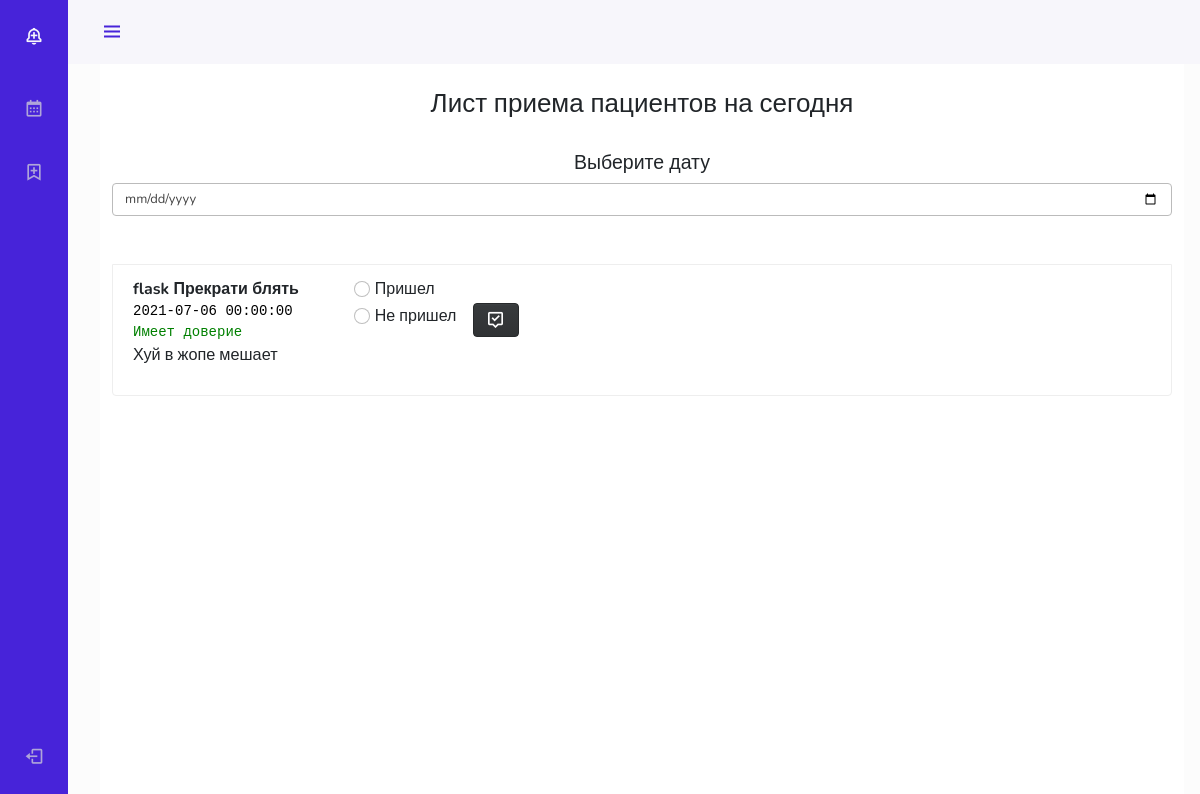
/reception (signed in), run on an earlier commit of the app's database.
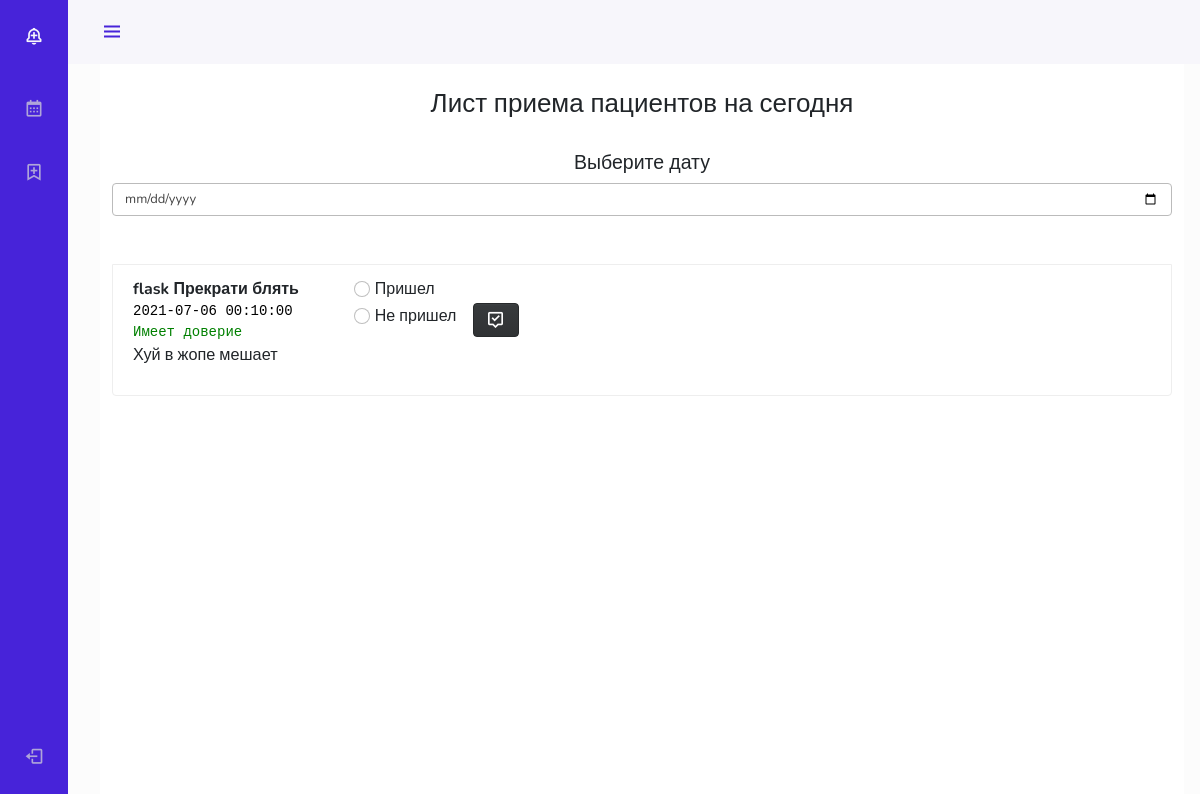
And on a later commit of the database.
### app/models.py (models this page shows)
class Record(db.Model):
    __tablename__ = 'records'
    id = db.Column(db.Integer, primary_key=True)
    doctor = db.Column(db.String(255))
    pacient = db.Column(db.String(255))
    date = db.Column(db.DateTime, index=True, default=time_format)
    time = db.Column(db.DateTime, index=True, default=date_format)
    trust = db.Column(db.Boolean, default=True)
    isActive = db.Column(db.Boolean, default=True)
    reason = db.Column(db.String(255))

### app/routes.py (the view, shortened to what this page needs)
@application.route("/reception", methods=['GET', 'POST'])
@login_required
def reception():
    reasons = Record.query.all()
    return render_template("main/doctor_reception.html", receptions=reasons)

### app/models.py (called while the page is built)
@login.user_loader
def load_user(id):
    return User.query.get(int(id))

### app/routes.py (called while the page is built)
@application.before_request
def before_request():
    pass

### app/html/main/doctor_reception.html (shortened to what this page needs)
{% extends 'base.html' %}
{% block content %}
{% include 'leftside.html' %}
    <div class="height-100 bg-light">
    <div class="container-sm">
        <div class="row">
            <form method="post" action="#">
                    {% if receptions %}
                        <br>
                        <h2 class="text-center">Лист приема пациентов на сегодня</h4>
                        <br>
                        <ol class="list-group list-group-numbered">
                            <div class="text-center">
                                <h4>Выберите дату</h4>
                                <input name="calendar" type="date" class="form-control" class="mydate" name="date" placeholder="Дата">
                            </div>
                            <br>
                            <br>
                                {% for i in receptions %}
                                    <li class="list-group-item d-flex justify-content-between align-items-start">
                                        <div class="row row-cols-2">
                                            <div class="col-4">
                                                <div>
                                                    <div class="fw-bold">{{ i.pacient }}</div>
                                                    <div><code style="color: black;">{{ i.time }}</code></div>
                                                    {% if i.trust == 1 %}
                                                        <div><code style="color: green;">Имеет доверие</code></div>
                                                    {% else %}
                                                        <div><code style="color: red;">Не имеет доверие</code></div>
                                                    {% endif %}
                                                </div>
                                            </div>
                                            <div class="col-4">
                                                <div>
                                                    <div class="form-check form-check-inline">
                                                        <input name="radioBTN" class="form-check-input" type="radio" id="inlineRadio1" value="option1">
                                                        <label class="form-check-label">Пришел</label>
                                                    </div>
                                                    <div class="form-check form-check-inline">
                                                        <input name="radioBTN" class="form-check-input" type="radio" id="inlineRadio2" value="option2">
                                                        <label class="form-check-label">Не пришел</label>
                                                    </div>
                                                    <button type="" name="btn-close" class="btn btn-dark"><i class='bx bx-message-alt-check nav_icon'></i></button>
                                                </div>
                                            </div>
                                            <div class="col-12">
                                                <p class="lead" align="justify">
                                                    {{ i.reason }}
                                                </p>
                                            </div>
                                        </div>
                                    </li>
                                {% endfor %}
                        </ol>
                    {% else %}
                    <h2 class="text-center">На сегодня нет записей!</h2>
                    {% endif %}
            </form>
        </div>
    </div>
{% endblock %}

### app/html/base.html (shortened to what this page needs)
<!DOCTYPE html>
<html lang="ru">
	<head>
        {% include 'links.html' %}
	</head>
	<body id="body-pd">
		{% block content %} {% endblock %}
	</body>
</html>

### app/html/links.html (shortened to what this page needs)
		<link href="{{ url_for('static', filename='css/sidebar.css') }}" rel="stylesheet">
		<link href='https://cdn.jsdelivr.net/npm/bootstrap@5.0.0-beta1/dist/css/bootstrap.min.css' rel='stylesheet'>
        <link href='https://cdn.jsdelivr.net/npm/boxicons@latest/css/boxicons.min.css' rel='stylesheet'>
		<link rel="stylesheet" href="https://stackpath.bootstrapcdn.com/bootswatch/4.5.2/simplex/bootstrap.min.css">
		<link rel="stylesheet" type="text/css" href="//cdn.jsdelivr.net/bootstrap.daterangepicker/2/daterangepicker.css" />

### app/html/leftside.html (shortened to what this page needs)
 <header class="header" id="header">
        <div class="header_toggle"> <i class='bx bx-menu' id="header-toggle"></i> </div>
    </header>
    <div class="l-navbar" id="nav-bar">
        <nav class="nav">
            <div>
                <div class="nav_list">
                    {% if current_user.role == 'doctor' %}
                    <div class="nav_logo">
                        <i class='bx bx-bell-plus nav_logo-icon'></i>
                    </div>
                    <a href="{{ url_for('reception') }}" class="nav_link">
                        <i class='bx bx-calendar nav_icon'></i>
                    </a>
                    <a href="{{ url_for('record') }}" class="nav_link">
                        <i class='bx bx-bookmark-plus nav_icon'></i>
                    </a>
                    {% endif %}
                </div>
            </div> <a href="{{ url_for('logout') }}" class="nav_link">
                <i class='bx bx-log-out nav_icon'></i>
            </a>
        </nav>
    </div>

### app/static/css/sidebar.css (style rules this page uses)
:root { --header-height: 3rem; --nav-width: 68px; --first-color: #4723D9; --first-color-light: #AFA5D9; --white-color: #F7F6FB; --body-font: 'Nunito', sans-serif; --normal-font-size: 1rem; --z-fixed: 100 }
body { position: relative; margin: var(--header-height) 0 0 0; padding: 0 1rem; font-family: var(--body-font); font-size: var(--normal-font-size); transition: .5s }
a { text-decoration: none }
.header { width: 100%; height: var(--header-height); position: fixed; top: 0; left: 0; display: flex; align-items: center; justify-content: space-between; padding: 0 1rem; background-color: var(--white-color); z-index: var(--z-fixed); transition: .5s }
.header_toggle { color: var(--first-color); font-size: 1.5rem; cursor: pointer }
.l-navbar { position: fixed; top: 0; left: -30%; width: var(--nav-width); height: 100vh; background-color: var(--first-color); padding: .5rem 1rem 0 0; transition: .5s; z-index: var(--z-fixed) }
.nav { height: 100%; display: flex; flex-direction: column; justify-content: space-between; overflow: hidden }
.nav_logo, .nav_link { display: grid; grid-template-columns: max-content max-content; align-items: center; column-gap: 1rem; padding: .5rem 0 .5rem 1.5rem }
.nav_logo { margin-bottom: 2rem }
.nav_logo-icon { font-size: 1.25rem; color: var(--white-color) }
.nav_link { position: relative; color: var(--first-color-light); margin-bottom: 1.5rem; transition: .3s }
.nav_icon { font-size: 1.25rem }
.height-100 { height: 100vh }
@media screen and (min-width: 768px) { body { margin: calc(var(--header-height) + 1rem) 0 0 0; padding-left: calc(var(--nav-width) + 2rem) } }
@media screen and (min-width: 768px) { .header { height: calc(var(--header-height) + 1rem); padding: 0 2rem 0 calc(var(--nav-width) + 2rem) } }
@media screen and (min-width: 768px) { .l-navbar { left: 0; padding: 1rem 1rem 0 0 } }

### app/html/style.html (style rules this page uses)
:root { --header-height: 3rem; --nav-width: 68px; --first-color: #4723D9; --first-color-light: #AFA5D9; --white-color: #F7F6FB; --body-font: 'Nunito', sans-serif; --normal-font-size: 1rem; --z-fixed: 100 }
body { position: relative; margin: var(--header-height) 0 0 0; padding: 0 1rem; font-family: var(--body-font); font-size: var(--normal-font-size); transition: .5s }
a { text-decoration: none }
.header { width: 100%; height: var(--header-height); position: fixed; top: 0; left: 0; display: flex; align-items: center; justify-content: space-between; padding: 0 1rem; background-color: var(--white-color); z-index: var(--z-fixed); transition: .5s }
.header_toggle { color: var(--first-color); font-size: 1.5rem; cursor: pointer }
.l-navbar { position: fixed; top: 0; left: -30%; width: var(--nav-width); height: 100vh; background-color: var(--first-color); padding: .5rem 1rem 0 0; transition: .5s; z-index: var(--z-fixed) }
.nav { height: 100%; display: flex; flex-direction: column; justify-content: space-between; overflow: hidden }
.nav_logo, .nav_link { display: grid; grid-template-columns: max-content max-content; align-items: center; column-gap: 1rem; padding: .5rem 0 .5rem 1.5rem }
.nav_logo { margin-bottom: 2rem }
.nav_logo-icon { font-size: 1.25rem; color: var(--white-color) }
.nav_link { position: relative; color: var(--first-color-light); margin-bottom: 1.5rem; transition: .3s }
.nav_icon { font-size: 1.25rem }
.height-100 { height: 100vh }
@media screen and (min-width: 768px) { body { margin: calc(var(--header-height) + 1rem) 0 0 0; padding-left: calc(var(--nav-width) + 2rem) } }
@media screen and (min-width: 768px) { .header { height: calc(var(--header-height) + 1rem); padding: 0 2rem 0 calc(var(--nav-width) + 2rem) } }
@media screen and (min-width: 768px) { .l-navbar { left: 0; padding: 1rem 1rem 0 0 } }

What changed in the data, as far as the page shows it:
changed Record "Хуй в жопе мешает": time "2021-07-06 00:00:00" → "2021-07-06 00:10:00"
